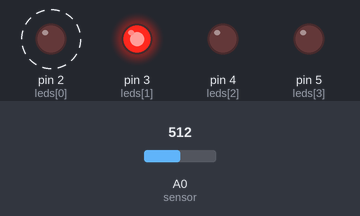
Recording of a sketch running on a simulated Arduino Uno, built with avr-gcc and run on an emulated ATmega328P. Parts: output pins drawn as LEDs (lit = HIGH). Dashed ring = blinking. Inputs (shaded band) come from the test bench; at power-on: A0 (sensor) = 512.

Above: at 2.8 s.
2.9 s: A0 (sensor) set to 122
At 3.9 s:
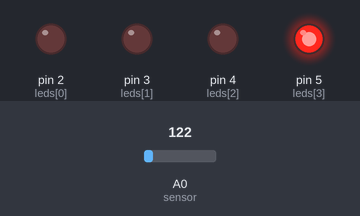
6.4 s: A0 (sensor) set to 306
At 6.69 s:
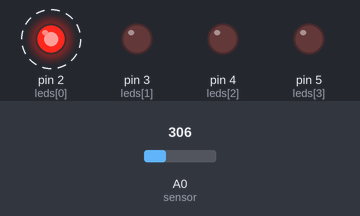
9.9 s: A0 (sensor) set to 0
At 10.45 s:
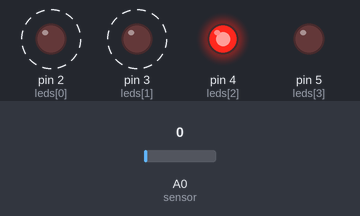
Timing chart, 0 to 19.4 s (numbered marks = the images above; inputs shaded):
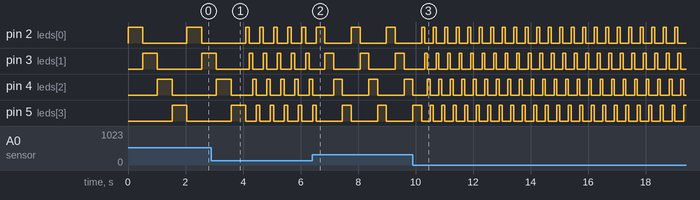

The sketch:

sketch.ino
```cpp
const int leds[] = {2, 3, 4, 5};
const int sensor = A0;

void setup() {
  for (int i = 0; i < 4; i++) {
    pinMode(leds[i], OUTPUT);
  }
}

void loop() {
  int rate = analogRead(sensor);
  rate = constrain(rate, 100, 800); // optional: keep it fun speed

  for (int i = 0; i < 4; i++) {
    digitalWrite(leds[i], HIGH);
    delay(rate);
    digitalWrite(leds[i], LOW);
  }
}
```

Measured:
- after the input at 6.4 s, pin 2 (leds[0]), pin 3 (leds[1]): alternates HIGH for 0.31 s and LOW for 0.92 s, starting after 0.44 s
- after the input at 9.9 s, pin 2 (leds[0]), pin 3 (leds[1]): alternates HIGH for 0.10 s and LOW for 0.30 s, starting after 0.41 s
- by itself, pin 2 (leds[0]): alternates HIGH for 0.12 s and LOW for 0.37 s
- by itself, pin 3 (leds[1]): repeats every 0.49 s: HIGH 0.12 s, LOW 0.37 s
- by itself, pin 4 (leds[2]): repeats every 0.40 s: HIGH 0.10 s, LOW 0.30 s
- by itself, pin 5 (leds[3]): repeats every 0.40 s: LOW 0.30 s, HIGH 0.10 s
